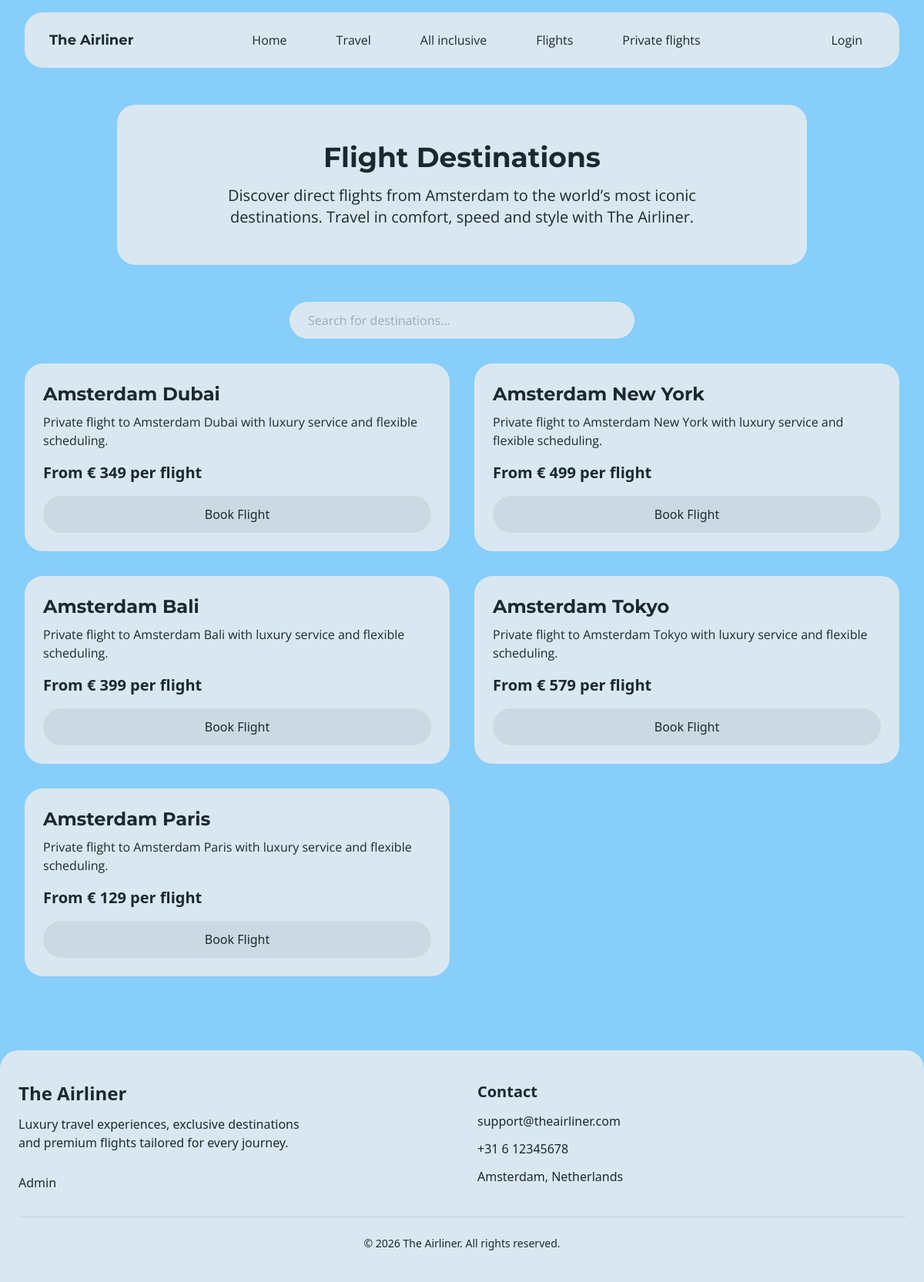
/app/flights.php (signed in), run on the app's committed database.
### tables this page shows
CREATE TABLE `flights` (
  `id` int NOT NULL,
  `destination` varchar(255) NOT NULL,
  `price` double NOT NULL
);

### app/flights.php (the view, shortened to what this page needs)
<?php
require __DIR__ . "/config/database.php";
$stmt = $pdo->prepare("SELECT * FROM flights");
$stmt->execute();
$flights = $stmt->fetchAll(PDO::FETCH_ASSOC);
?>
<!doctype html>
<html lang="en">
<head>
  <link rel="stylesheet" href="style.css" />
  <script src="https://cdn.tailwindcss.com"></script>
</head>
<body class="overflow-x-hidden">
  <header>
    <nav
      class="bg-[#EEEEEE] rounded-3xl opacity-80 flex flex-col lg:flex-row mx-4 lg:mx-8 mt-4 px-4 lg:px-8 py-4 items-center gap-4 lg:gap-0">
      <h2 class="montserrat font-bold text-2xl lg:text-lg text-center lg:text-left">
        <a href="index.php">The Airliner</a>
      </h2>
      <div class="flex-1 flex flex-wrap justify-center items-center gap-3 lg:gap-8 w-full">
        <a class="bg-[#EEEEEE] hover:bg-[#CCCCCC] transition rounded-full px-4 py-2 opensans" href="index.php">Home</a>
        <a class="bg-[#EEEEEE] hover:bg-[#CCCCCC] transition rounded-full px-4 py-2 opensans"
          href="travel.php">Travel</a>
        <a class="bg-[#EEEEEE] hover:bg-[#CCCCCC] transition rounded-full px-4 py-2 opensans"
          href="all-inclusive.php">All inclusive</a>
        <a class="bg-[#EEEEEE] hover:bg-[#CCCCCC] transition rounded-full px-4 py-2 opensans"
          href="flights.php">Flights</a>
        <a class="bg-[#EEEEEE] hover:bg-[#CCCCCC] transition rounded-full px-4 py-2 opensans"
          href="private-flights.php">Private flights</a>
      </div>
      <div class="lg:ml-auto">
        <?php if (isset($_SESSION["user_id"])): ?>
          <a class="bg-[#EEEEEE] hover:bg-[#CCCCCC] transition rounded-full px-4 py-2 opensans" href="userpanel.php">
            User Panel
          </a>
        <?php else: ?>
          <a class="bg-[#EEEEEE] hover:bg-[#CCCCCC] transition rounded-full px-4 py-2 opensans" href="login.php">
            Login
          </a>
        <?php endif; ?>
      </div>
    </nav>
  </header>
  <main>
    <section class="flex justify-center mt-12 px-4">
      <div class="bg-[#EEEEEE] opacity-80 rounded-3xl p-8 lg:p-12 text-center max-w-4xl w-full">
        <h1 class="montserrat text-3xl lg:text-4xl font-bold mb-4">
          Flight Destinations
        </h1>
        <p class="opensans text-lg lg:text-xl max-w-2xl mx-auto">
          Discover direct flights from Amsterdam to the world’s most iconic
          destinations. Travel in comfort, speed and style with The Airliner.
        </p>
      </div>
    </section>
    <section class="px-4 lg:px-8 py-12">
      <input type="text" id="search" onkeyup="zoek()" placeholder="Search for destinations..."
        class="bg-[#EEEEEE] opacity-80 rounded-full px-6 py-3 opensans block mx-auto mb-8 w-full max-w-md">
      <div class="mx-auto gap-8 grid xl:grid-cols-3 md:grid-cols-2 grid-cols-1" id="grid">
        <?php foreach ($flights as $f): ?>
          <div class="flex flex-col rounded-3xl opacity-80 bg-[#EEEEEE]">
            <div class="flex flex-col flex-grow p-6">
              <h2 class="mb-2 text-2xl font-bold montserrat">
                <?= $f['destination'] ?>
              </h2>
              <p class="flex-grow mb-4 opensans">
                Private flight to
                <?= $f['destination'] ?> with luxury service and flexible scheduling.
              </p>
              <p class="text-xl font-bold mb-4">
                From €
                <?= $f['price'] ?> per flight
              </p>
              <form action="book.php" method="POST">
                <button type="submit" class="w-full transition bg-[#DDDDDD] hover:bg-[#CCCCCC] rounded-full py-3 text-center">
                  Book Flight
                </button>
              </form>
            </div>
          </div>
        <?php endforeach; ?>
      </div>
    </section>
  </main>
  <footer class="bg-[#EEEEEE] opacity-80 rounded-t-3xl mt-12 px-6 py-10">
    <div
      class="max-w-7xl mx-auto flex flex-col md:grid md:grid-cols-2 xl:flex xl:flex-row justify-between gap-10 text-center lg:text-left">
      <div class="flex flex-col gap-3 items-center lg:items-start">
        <h2 class="font-montserrat text-2xl font-bold">The Airliner</h2>
        <p class="font-opensans max-w-sm">
          Luxury travel experiences, exclusive destinations and premium
          flights tailored for every journey.
        </p>
        <a href="adminlogin.php" class="mt-4">Admin</a>
      </div>
      <div class="flex flex-col gap-3 items-center lg:items-start">
        <h3 class="font-montserrat text-xl font-bold">Contact</h3>
        <p class="font-opensans">support@theairliner.com</p>
        <p class="font-opensans">+31 6 12345678</p>
        <p class="font-opensans">Amsterdam, Netherlands</p>
      </div>
    </div>
    <div class="border-t border-gray-300 mt-8 pt-6 text-center flex justify-center">
      <p class="font-opensans text-sm">
        © 2026 The Airliner. All rights reserved.
      </p>
    </div>
  </footer>
</body>
</html>

### app/style.css (style rules this page uses)
.opensans { font-family: 'Open Sans', sans-serif; }
.montserrat { font-family: 'Montserrat', sans-serif; }
body { background-color: #87CEFA; }
h1 { margin-left: 1.5rem; font-size: 3.125rem; font-family: "Tangerine", cursive; font-weight: bold; margin-right: 2rem; }

### data on the page
flights: destination "Amsterdam Dubai", price "349"
flights: destination "Amsterdam New York", price "499"
flights: destination "Amsterdam Bali", price "399"
flights: destination "Amsterdam Tokyo", price "579"
flights: destination "Amsterdam Paris", price "129"
